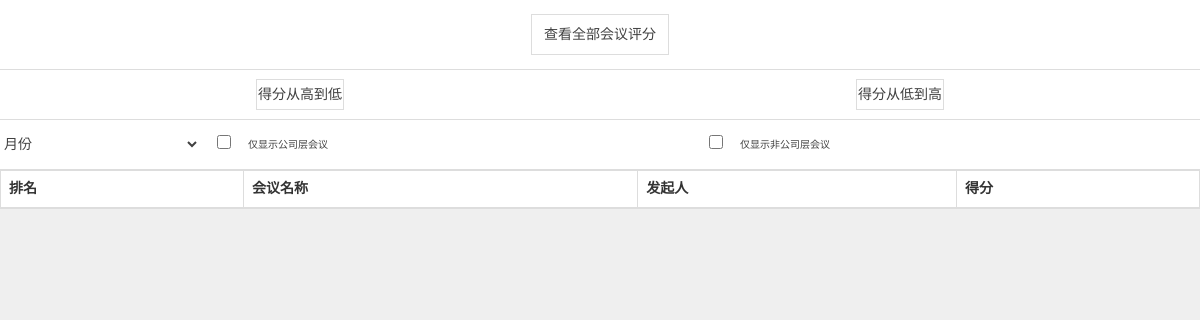
/index.php/meet/rank, run on an earlier commit of the app's database.
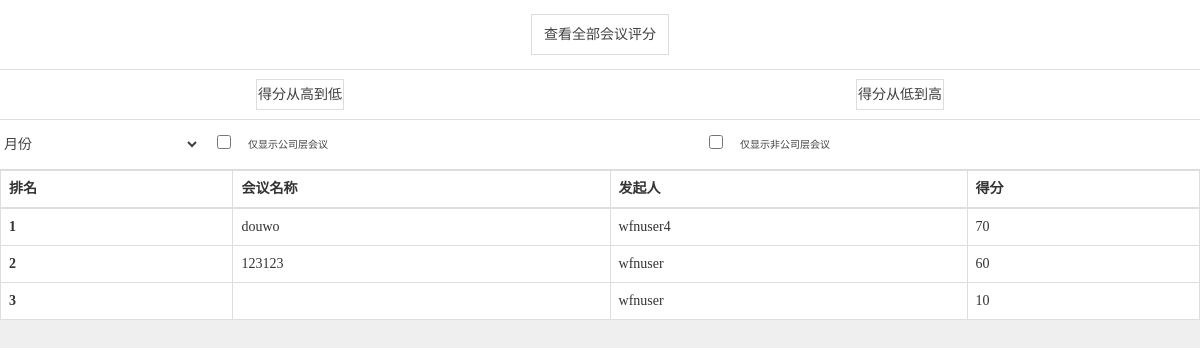
And on a later commit of the database.
### tables this page shows
CREATE TABLE `meeting` (
`mid` int(11) NOT NULL,
  `muid` int(11) NOT NULL COMMENT 'creater',
  `mplanbt` timestamp NULL DEFAULT NULL,
  `mplanet` timestamp NULL DEFAULT NULL,
  `mactbt` timestamp NULL DEFAULT NULL,
  `mactet` timestamp NULL DEFAULT NULL,
  `mrid` int(11) NOT NULL,
  `mremind` int(11) NOT NULL,
  `mchecktype` int(11) NOT NULL COMMENT '0 = location 1 = qrcode',
  `mmembernum` int(11) NOT NULL,
  `mconfirm` int(11) NOT NULL COMMENT '高层=1',
  `mattach` mediumtext NOT NULL,
  `mstate` int(11) NOT NULL COMMENT 'draft = 0 发布=1',
  `mcreatet` timestamp NOT NULL DEFAULT '0000-00-00 00:00:00',
  `mpass` int(11) NOT NULL,
  `mname` varchar(20) NOT NULL,
  `mscore` int(11) DEFAULT NULL,
  `mfilename` varchar(30) NOT NULL,
  `mfiletime` timestamp NULL DEFAULT NULL,
  `mapartment` int(11) NOT NULL
);

CREATE TABLE `user` (
`uid` int(11) NOT NULL,
  `uname` varchar(10) NOT NULL,
  `type` int(11) NOT NULL,
  `uabsentnum` int(11) NOT NULL,
  `ulatenum` int(11) NOT NULL,
  `ulatest` int(11) NOT NULL COMMENT 'lateorabsent'
);

### application/controllers/Meet.php (called while the page is built, shortened)
<?php
class Meet extends CI_Controller {
    public function __construct()
    {
        $this->load->helper(array('form', 'url'));
    }
	public function rank()
	{
		$this->load->model('meet_model');
		$data['list'] = $this->meet_model->rank();
		$this->load->view('cxqbhypf',$data);
	}
}

### index.php (called while the page is built, shortened)
<?php
require_once BASEPATH.'core/CodeIgniter.php';

### application/models/Meet_model.php (called while the page is built, shortened)
<?php
class Meet_model extends CI_Model {
    public function rank()
    {
        $sql = "SELECT * FROM meeting,user WHERE mstate=1 AND user.uid = meeting.muid AND NOT ISNULL(mscore) ORDER BY mscore desc";
        $sql = $this->db->query($sql);
        $result = $sql->result_array();
        return $result;
    }
}

### application/views/cxqbhypf.php (the view, shortened to what this page needs)
<!DOCTYPE html>
<html>
<head lang="en">
    <link rel="stylesheet" href="<?php echo base_url('css/bootstrap.min.css');?>">
    <link rel="stylesheet" href="<?php echo base_url('css/index.css');?>">
</head>
<body >
<div class="container-fluid "  style="margin-bottom:100px">
	<div class="row xjhy" style="height:70px;line-height:70px">
		<div class="col-xs-8 col-xs-offset-2"  style="line-height:70px;    text-align: center;">
			<span style="padding:12px;border:1px solid #dddddd;">查看全部会议评分</span>
		</div>
    </div>
	<div class="row xjhy" >
		<div class="col-xs-4 col-xs-offset-1" style="padding:0;    text-align: center;">
			<span style="padding:7px 1px;;border:1px solid #dddddd;">得分从高到低</span>
		</div>
		<div class="col-xs-4 col-xs-offset-2" style="padding:0;    text-align: center;">
			<span style="padding:7px 1px;;border:1px solid #dddddd;">得分从低到高</span>
		</div>
	</div>
	<div class="row xjhy" >
		<div class="col-xs-2" style="padding:0">
			<select style='width:100%;'>
				<option style="width:10px">月份</option>
			</select>
		</div>
		<div class="col-xs-1 check" >
			<input type="checkbox">
		</div>
		<div class="col-xs-4 checkTitle" >
			仅显示公司层会议
		</div>
		<div class="col-xs-1 check" >
			<input type="checkbox">
		</div>
		<div class="col-xs-4 checkTitle" style="width:38%;">
			仅显示非公司层会议
		</div>
    </div>
	<div class="row " >
		<table class="table table-bordered" style="background-color:#fff">
		  <thead>
			<tr>
			  <th>排名</th>
			  <th>会议名称</th>
			  <th>发起人</th>
			  <th>得分</th>
			</tr>
		  </thead>
		  <tbody>
		  	<?php
		  		$count = 0;
		  		foreach ($list as $r) {
		  			$count++;
		  	?>
			<tr>
			  <th scope="row"><?php echo $count?></th>
			  <td><?php echo $r["mname"];?></td>
			  <td><?php echo $r["uname"];?></td>
			  <td><?php echo $r["mscore"];?></td>
			</tr>
			<?php
				}
			?>
		  </tbody>
		</table>
    </div>
</div>
</body>
</html>

### css/index.css (style rules this page uses)
* { margin: 0; padding: 0; -webkit-tap-highlight-color:rgba(0,0,0,0); -webkit-text-size-adjust:none; word-break:break-all; font-family: "微软雅黑"; }
body { background-color:#efefef; }
.xjhy { height:50px; border-bottom:1px solid #dddddd; background-color:#ffffff; color:#414141 }
.xjhy div { padding:0 7px; line-height:50px; }
.xjhy >div >input { height: 49px; width: 100%; border: none; }
.xjhy select { float: right; height: 49px; border: none; width: 100px; background: none; }
.check { width: 4% !important; margin: 0 !important; padding: 0 !important; height: 41px !important }
.check input { height: 14px !important; }
.checkTitle { padding:0 !important;width:37% !important;font-size: 10px !important; }

What changed in the data, as far as the page shows it:
added meeting: mname "douwo", user.uname "wfnuser4", mscore "70"
added meeting: mname "123123", user.uname "wfnuser", mscore "60"
added meeting: user.uname "wfnuser", mscore "10"
